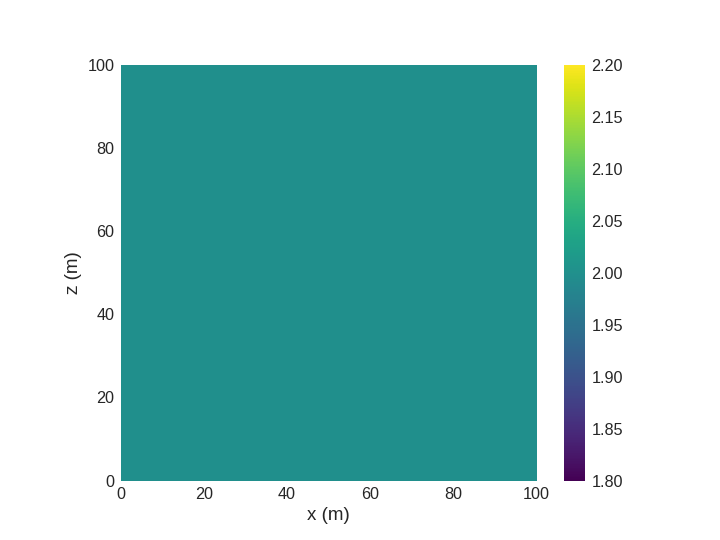

The Python source for this figure:
# 1. Visualising the scalar field using ``matplotlib``.

import discretisedfield as df
# ...
p1 = (0, 0, 0)
p2 = (100, 100, 100)
n = (10, 10, 10)
mesh = df.Mesh(p1=p1, p2=p2, n=n)
field = df.Field(mesh, dim=1, value=2)
# ...
field.plane('y').mpl.scalar()
